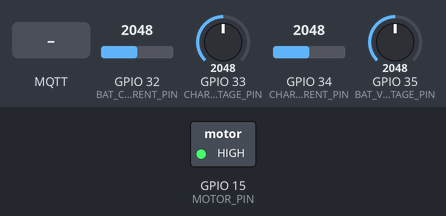
This sketch was run on a simulated ESP32. On the bench: switched loads named in the sketch (green lamp = pin HIGH). The inputs (shaded band) are chosen by the test bench; at power-on: GPIO 32 (BAT_CURRENT_PIN) = 2048, GPIO 33 (CHARGING_VOLTAGE_PIN) = 2048, GPIO 34 (CHARGING_CURRENT_PIN) = 2048, GPIO 35 (BAT_VOLTAGE_PIN) = 2048. WiFi joins after 1.5 s; servers stay silent unless stated; no MQTT or app messages arrive unless stated; what the sketch prints to the serial monitor is not drawn.

Above: at 2.7 s.
2.8 s: MQTT message "system_on" arrives on the first subscribed topic
At 4.0 s:
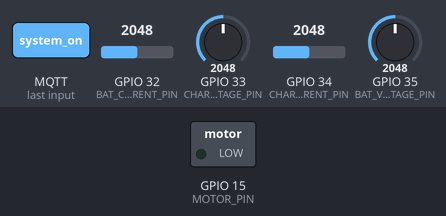
4.3 s: MQTT message "system_off" arrives on the first subscribed topic
At 5.1 s:
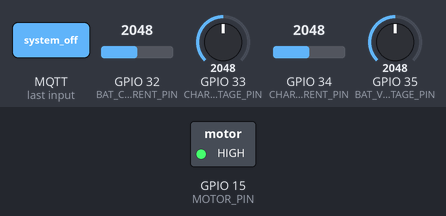
Timing chart, 0 to 7.3 s (numbered marks = the images above; inputs shaded):
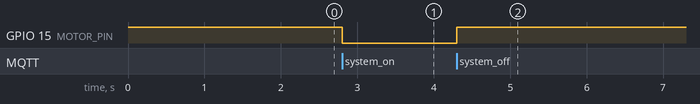

Measured:
- after the input at 2.8 s, GPIO 15 (MOTOR_PIN): HIGH → LOW at once
- after the input at 4.3 s, GPIO 15 (MOTOR_PIN): LOW → HIGH at once

The sketch:

aeroponics_system.ino
```cpp
#include <WiFi.h>
#include <PubSubClient.h>

// Pin definitions
#define ANALOG_IN_PIN  36 // ESP32 pin GPIO36 (ADC0) connected to voltage sensor
#define REF_VOLTAGE    3.3 // Reference voltage for ADC
#define ADC_RESOLUTION 4096.0 // 12-bit ADC resolution
#define R1             30000.0 // Resistor R1 in voltage divider (in ohms)
#define R2             7500.0  // Resistor R2 in voltage divider (in ohms)
#define BAT_FULL_VOLT  12.6 // Full charge voltage of the battery
#define CHARGING_CURRENT_PIN 34 // Pin to measure charging current
#define BAT_CURRENT_PIN 32 // Pin to measure battery current
#define BAT_VOLTAGE_PIN 35 // Pin to measure battery voltage
#define MOTOR_PIN 15 // Pin to control the motor
#define CHARGING_VOLTAGE_PIN 33 // Pin to measure charging voltage
#define CHARGING_EFFICIENCY 0.8 // Charging efficiency factor

// WiFi credentials
const char* ssid = "aeroponics_system";
const char* password = "aeroponics_system";

// MQTT Broker details
const char* mqtt_server = "broker.mqtt.cool"; // mqtt server
const int mqtt_port = 1883; // mqtt port number
const char* mqtt_user = ""; // Leave empty if no authentication
const char* mqtt_password = ""; // Leave empty if no authentication

// MQTT topics
const char* mqtt_topic_sub = "Battery143pub"; // Topic to subscribe to
const char* mqtt_topic_pub = "Battery143sub"; // Topic to publish to

WiFiClient espClient;
PubSubClient client(espClient);

// Function to connect to WiFi
void setup_wifi() {
  delay(10);
  Serial.println();
  Serial.print("Connecting to ");
  Serial.println(ssid);

  WiFi.begin(ssid, password);

  while (WiFi.status() != WL_CONNECTED) {
    delay(500);
    Serial.print(".");
  }
  Serial.println("");
  Serial.println("WiFi connected");
  Serial.println("IP address: ");
  Serial.println(WiFi.localIP());
}

// MQTT callback function to handle incoming messages
void callback(char* topic, byte* payload, unsigned int length) {
  // Convert payload to a null-terminated string
  char message[length + 1]; // +1 for null terminator
  memcpy(message, payload, length); // Copy payload to message buffer
  message[length] = '\0'; // Null-terminate the string

  // Check if the message is "system_on"
  if (strstr(message, "system_on")) {
    digitalWrite(MOTOR_PIN, LOW); // Turn on the motor
  } else if (strstr(message, "system_off")) {
    digitalWrite(MOTOR_PIN, HIGH); // Turn off the motor
  }
}

// Function to calculate battery percentage
uint8_t battery_percentage() {
  float bat_voltage = voltage(BAT_VOLTAGE_PIN); // Get battery voltage
  uint8_t battery_percentage = 0;

  // Calculate battery percentage based on voltage
  if (bat_voltage < 7.5) {
    battery_percentage = 0; // 0% if voltage is below 7.5V
  } else if (bat_voltage >= 7.5) {
    battery_percentage = ((bat_voltage - 7.5) / (BAT_FULL_VOLT - 7.5)) * 100; // Linear mapping
  }
  return battery_percentage;
}

// Function to measure voltage
float voltage(uint8_t voltagepin) {
  // Read the analog input
  int adc_value = analogRead(voltagepin);
  // Determine voltage at ADC input
  float voltage_adc = ((float)adc_value * 3.4) / ADC_RESOLUTION; // Convert ADC value to voltage
  // Calculate voltage at the sensor input
  float voltage_in = voltage_adc * (R1 + R2) / R2; // Apply voltage divider formula
  // Print results to serial monitor
  Serial.print("Measured Voltage = ");
  Serial.println(voltage_in, 3);
  return voltage_in;
}

// Function to measure current
float current(uint8_t currentpin) {
  float current = 0, adc_voltage = 0, adc = 0;
  // Take 500 samples for averaging
  for (int i = 0; i < 500; i++) {
    adc = analogRead(currentpin); // Read ADC value
    adc_voltage = adc * (3.4 / 4096.0); // Convert ADC value to voltage
    current += (adc_voltage - 1.53) / 0.100; // Calculate current using sensor sensitivity
  }
  current = current / 500; // Average the readings
  // Print results to serial monitor
  Serial.print("adc_voltage: ");
  Serial.println(adc_voltage);
  Serial.print("Current Value: ");
  Serial.println(current, 3);
  return current;
}

// Function to reconnect to MQTT broker
void reconnect() {
  // Loop until we're reconnected
  while (!client.connected()) {
    Serial.print("Attempting MQTT connection...");
    // Attempt to connect
    if (client.connect("ESP32Client", mqtt_user, mqtt_password)) {
      Serial.println("connected");
      // Resubscribe to the topic
      client.subscribe(mqtt_topic_sub);
    } else {
      Serial.print("failed, rc=");
      Serial.print(client.state());
      Serial.println(" try again in 5 seconds");
      // Wait 5 seconds before retrying
      delay(5000);
    }
  }
}

// Function to calculate charging time
float charging_time(uint8_t soc, float current) {
  float time = (3.8 * (1 - soc / 100) / (current * CHARGING_EFFICIENCY)); // Charging time formula
  return time;
}

// Setup function
void setup() {
  Serial.begin(115200); // Setting baud rate for serial monitor
  pinMode(MOTOR_PIN, OUTPUT); // Set motor pin as output
  digitalWrite(MOTOR_PIN, HIGH); // Turn off motor initially
  setup_wifi(); // Connect to WiFi
  client.setServer(mqtt_server, mqtt_port); // Set MQTT server
  client.setCallback(callback); // Set MQTT callback
  pinMode(CHARGING_CURRENT_PIN, INPUT); // Set charging current pin as input
  pinMode(BAT_CURRENT_PIN, INPUT); // Set battery current pin as input
  pinMode(BAT_VOLTAGE_PIN, INPUT); // Set battery voltage pin as input
  pinMode(CHARGING_VOLTAGE_PIN, INPUT); // Set charging voltage pin as input
}

// Main loop
void loop() {
  if (!client.connected()) {
    reconnect(); // Reconnect to MQTT if disconnected
  }
  client.loop(); // Handle MQTT communication

  // Publish a message every 5 seconds
  static unsigned long lastMsg = 0;
  unsigned long now = millis();
  if (now - lastMsg > 1000) {
    float time = 0;
    lastMsg = now;

    // Read sensor values
    uint8_t bat_percent = battery_percentage(); // Battery percentage
    float bat_current = current(BAT_CURRENT_PIN) - 0.26; // Battery current (with offset correction)
    float bat_voltage = voltage(BAT_VOLTAGE_PIN); // Battery voltage
    float charging_voltage = voltage(CHARGING_VOLTAGE_PIN); // Charging voltage
    float charging_current = current(CHARGING_CURRENT_PIN) - 0.22; // Charging current
    bool charging_state = (charging_voltage != 0) && (charging_current > 0.01) ? 1 : 0; // Charging state

    // Calculate charging time if charging
    if (charging_state == 1) {
      time = charging_time(bat_percent, charging_current);
    } else {
      time = 0;
    }

    // Create MQTT message
    char msg[100];
    snprintf(msg, sizeof(msg), "%d, %.2f, %.2f, %d, %.2f, %.2f", bat_percent, bat_voltage, bat_current, charging_state, charging_current, charging_voltage);
    client.publish(mqtt_topic_pub, msg); // Publish message
  }
}
```
